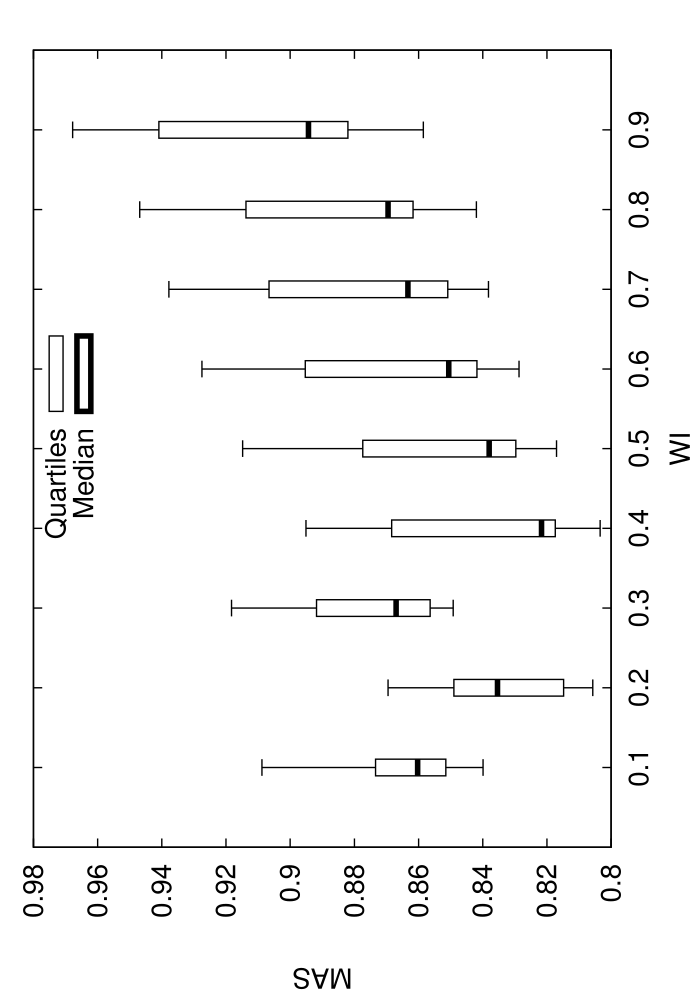

Here is the gnuplot script that generated this plot:
set terminal postscript enhanced 20
set xrange[0:1]
set xlabel 'WI'
set ylabel 'MAS'
set key ins vert center top spacing 1.0
set output 'stat_COMP_W07.dat.eps'
set bars 4.0
set style fill empty
plot 'stat_COMP_W07.dat.elab' using 1:3:2:6:5:xticlabel(1) with candlesticks lt -1 lw 1 title 'Quartiles' whiskerbars,'' using 1:4:4:4:4:xticlabels(1) with candlesticks lt -1 lw 4 title 'Median'
